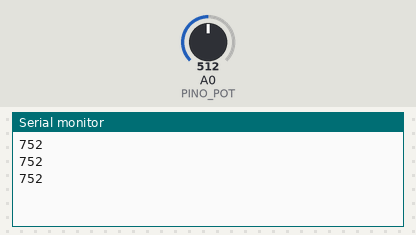
Recording of a sketch running on a simulated Arduino Uno, built with avr-gcc and run on an emulated ATmega328P. On the bench: the last lines printed to the serial monitor. Inputs (shaded band) come from the test bench; at power-on: A0 (PINO_POT) = 512.

Above: at 1.3 s.
1.4 s: A0 (PINO_POT) set to 716
At 1.9 s:
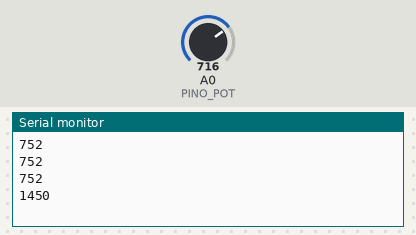
2.9 s: A0 (PINO_POT) set to 900
At 3.31 s:
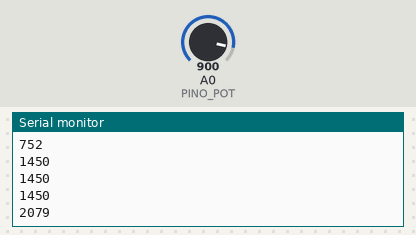
Timing chart, 0 to 5.9 s (numbered marks = the images above; inputs shaded):
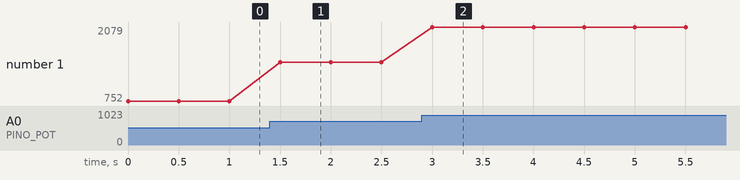

The sketch:

sensor.ino
```cpp
// Trabalho 8 - Arduino 1 (sensor): le a temperatura no potenciometro a cada
// 0,5 s e envia o valor ao Arduino 2 pela serial
//
// Placa        : Arduino Uno (ATmega328P @ 16 MHz)
// Compilador   : Arduino IDE / arduino-cli (core arduino:avr)
//
// Entrada:
//    A0 (PC0) -> cursor do potenciometro de 10 k (extremos em 5 V e GND)
//
// Saida:
//    D1 (TX) -> D0 (RX) do Arduino 2, GND comum, 9600 baud 8N1
//
// Temperatura:
//    O ADC de 10 bits (0 a 1023) e escalado para -100 a +250 graus C:
//       T = -100 + ADC * 350 / 1023
//    A conta e feita em decimos de grau, com inteiros e arredondada:
//       T10 = (ADC * 3500 + 511) / 1023 - 1000     (-1000 a +2500)
//
// Protocolo:
//    Uma linha de texto por leitura, com T10 em decimos de grau e '\n' no fim.
//    Exemplo: 748 = +74,8 C ; -466 = -46,6 C
//
// Tempo:
//    millis() marca a proxima leitura. O instante e somado de 500 em 500 ms,
//    entao o atraso de uma passagem nao se acumula nas seguintes.

const uint8_t PINO_POT = A0;
const unsigned long PERIODO_MS = 500;

unsigned long proxima;

// Converte a leitura do ADC em decimos de grau Celsius, arredondando.
long decimos(int adc) {
  return ((long)adc * 3500L + 511L) / 1023L - 1000L;
}

void setup() {
  Serial.begin(9600);
  proxima = millis();
}

void loop() {
  if ((long)(millis() - proxima) >= 0) {
    proxima += PERIODO_MS;
    int adc = analogRead(PINO_POT);
    Serial.println(decimos(adc));
  }
}
```

Measured:
- after the input at 1.4 s, the serial monitor: prints a new line after 0.10 s (image 1)
- after the input at 2.9 s, the serial monitor: prints a new line after 0.10 s (image 2)
- plotted number 1: 752 → 1450 after the input at 1.4 s, 1450 → 2079 after the input at 2.9 s
